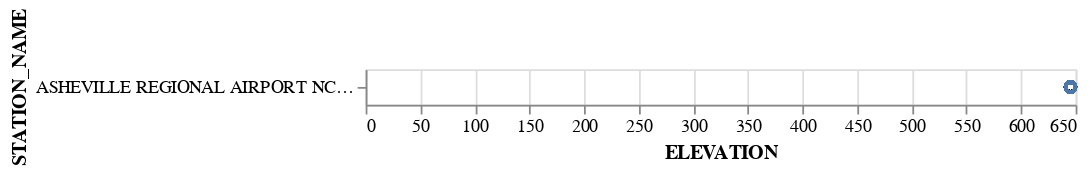

Notebook code cell kept with this figure:
### Code cell
alt.Chart(df).mark_point().encode(
    y='STATION_NAME',
    x='ELEVATION'
)

### Figure 1 — Vega-Lite specification as saved in the notebook (floating-point values rounded to 4 significant figures; data arrays with more than 128 entries replaced by an {"elided": "..."} marker saying what was removed)
{"$schema": "https://vega.github.io/schema/vega-lite/v4.17.0.json", "config": {"view": {"continuousHeight": 300, "continuousWidth": 400}}, "data": {"name": "data-5897e85ac86e6629f1a299d98a3e5ef8"}, "datasets": {"data-5897e85ac86e6629f1a299d98a3e5ef8": {"elided": "744 records"}}, "encoding": {"x": {"field": "ELEVATION", "type": "quantitative"}, "y": {"field": "STATION_NAME", "type": "nominal"}}, "mark": "point"}
